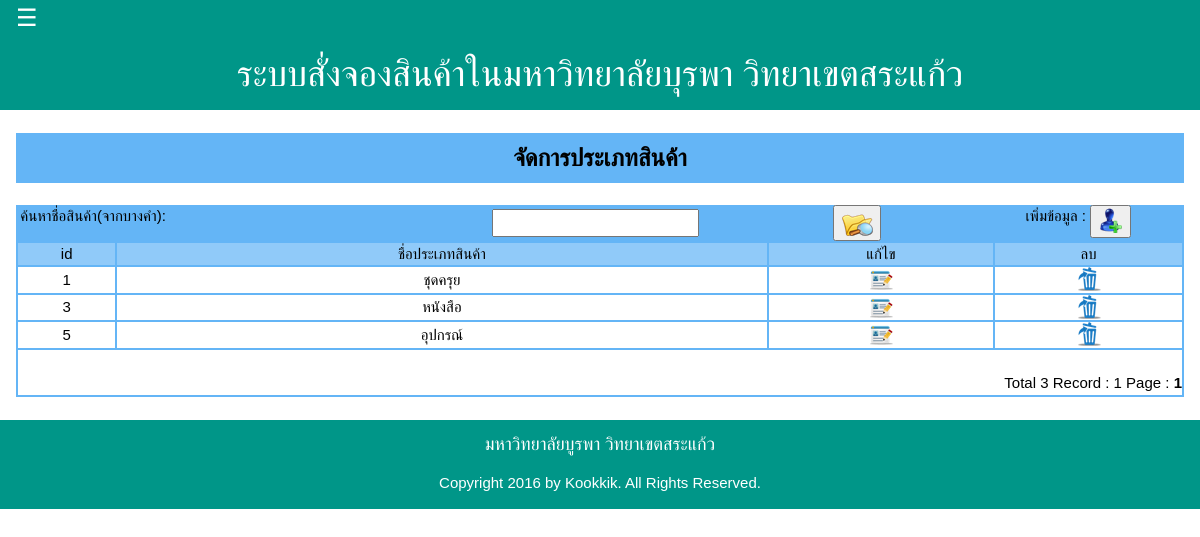
The page /source/mrg_type_product.php on the database as committed earlier.
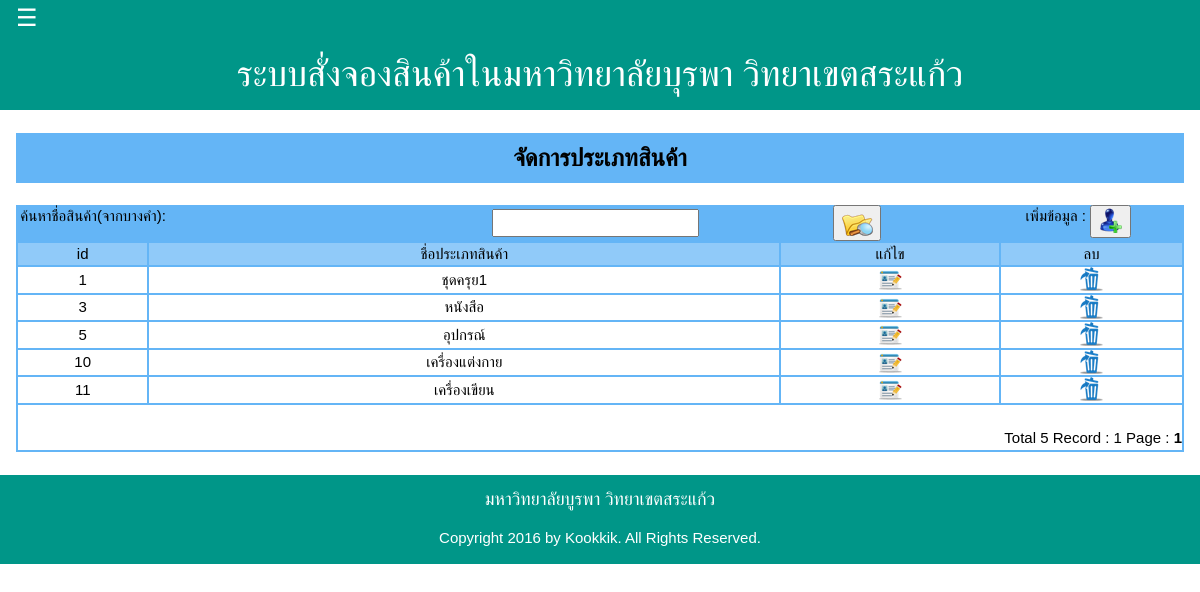
The same page on the database as committed later.
### tables this page shows
CREATE TABLE `type_product` (
  `TypeP_Id` int(11) NOT NULL auto_increment,
  `TypeP_Nametype` varchar(20) NOT NULL,
  PRIMARY KEY  (`TypeP_Id`)
);

### source/mrg_type_product.php (the view, shortened to what this page needs)
<?php
include ("layout.php");
?>
<div id="kk-content">
	<div class="w3-container">
<br />
<table width="100%" border="0" align="center" cellpadding="0" cellspacing="0">
  <tr>
    <td width="100%" valign="top">
<table width="100%" border="0" align="center" cellpadding="0" cellspacing="0" bordercolor="#64B5F6" id="details1">
		<tr height="50">
<td colspan="8" height = "40" bgcolor="#64B5F6"><div align="center"><strong><font size = "5">จัดการประเภทสินค้า</font></strong></div></td>
        </tr>
<form method="post" action="" >
<table width="100%" border="0" align="center" cellpadding="0" cellspacing="0" >
		<tr>
              <td>&nbsp;</td>
        </tr>
            <tr bgcolor="#64B5F6">
				<td valign="top" bgcolor="#64B5F6" align="">&nbsp;ค้นหาชื่อสินค้า(จากบางคำ):</td>
				<td align="center" width=""><input type="text" name="idper" id="idper" /></td>
				<td align="left">
					<button type="submit" name="search" id="button"><img src="image/search.png" title="ปุ่มค้นหา " /> </button>
				</td>
				<td valign="top" bgcolor="#64B5F6" align="right">เพิ่มข้อมูล :&nbsp;</td>
				<td align="left" valign="top" bgcolor="#64B5F6">
					<a href="add_type_product.php"><button type="button" name="button" id="button"><img src="image/add.png" title="ปุ่มเพิ่มข้อมูล" /> </button>
				</td>
            </tr>
</table>
</form>
 <form method="post" action="" >
<table width="100%" border="1" bordercolor="#64B5F6" align="center" cellpadding="0" cellspacing="0" >
        <tr>
          <td width="" bgcolor="#90CAF9"><div align="center">id</div></td>
          <td width="" bgcolor="#90CAF9"><div align="center">ชื่อประเภทสินค้า</div></td>
          <td width="" bgcolor="#90CAF9"><div align="center">แก้ไข</div></td>
          <td width="" bgcolor="#90CAF9"><div align="center">ลบ</div></td>
        </tr>
<?php
$idper=$_POST[idper];
if($idper == ""){
		$sql = "select * from type_product  where TypeP_Nametype Like '%$idper%' ";
		$result = mysql_query($sql) or die (mysql_error());
		$num_rows = mysql_num_rows($result);
		$row = mysql_num_rows($result);
				$Per_Page = 10;
				$Page = $_GET["Page"];
				if(!$_GET["Page"])
					{$Page=1;}
				$Page_Start = (($Per_Page*$Page)-$Per_Page);
				if($row<=$Per_Page)
					{$Num_Pages =1;}
				else if(($row % $Per_Page)==0)
					{$Num_Pages =($row/$Per_Page) ;}
				else
					{$Num_Pages =($row/$Per_Page)+1;
					$Num_Pages = (int)$Num_Pages;}
				$sql .=" order  by TypeP_Id ASC LIMIT $Page_Start , $Per_Page";
				$result  = mysql_query($sql);
?>
	<?
	while ($row = mysql_fetch_array($result)) {
	?>
        <tr>
          <td align="center"><?=$row["TypeP_Id"]?></td>
          <td align="center"><?=$row["TypeP_Nametype"]?></td>
          <td align="center"><a href="edit_mrg_type_product.php?TypeP_Id=<?=$row["TypeP_Id"]?>"><img src="image/ed.png" width="24" height="24" border="0" /></a></td>
          <td align="center"><a href="delete_type_product.php?TypeP_Id=<?=$row["TypeP_Id"]?>" onclick="return confirm ('ยืนยันการลบข้อมูลบุคลากร') "><img src="image/Delete_Icon.png" width="24" height="24" border="0" /></a></td>
        </tr>
	<?php
	}?>
				<tr><td colspan="8" align = "right">
							<br>
							Total <?php echo $num_rows;?> Record : <?php echo $Num_Pages;?> Page :
							<?php
							for($i=1; $i<=$Num_Pages; $i++){
								if($i != $Page)
									{echo "[ <a href='$_SERVER[SCRIPT_NAME]?Page=$i'>$i</a> ]";}
								else
									{echo "<b> $i </b>";}}
							?>
				</td></tr>
<?
}
?>
</table>
</form>
      </table>
	  </td>
  </tr>
</table>
<br />
</div>
</div>

Rows that differ between the two databases and show on the page:
changed type_product id 1: TypeP_Nametype "ชุดครุย" → "ชุดครุย1"
added type_product: TypeP_Id "10", TypeP_Nametype "เครื่องแต่งกาย"
added type_product: TypeP_Id "11", TypeP_Nametype "เครื่องเขียน"
Other text that changed with them:
$num_rows: "3" → "5"
